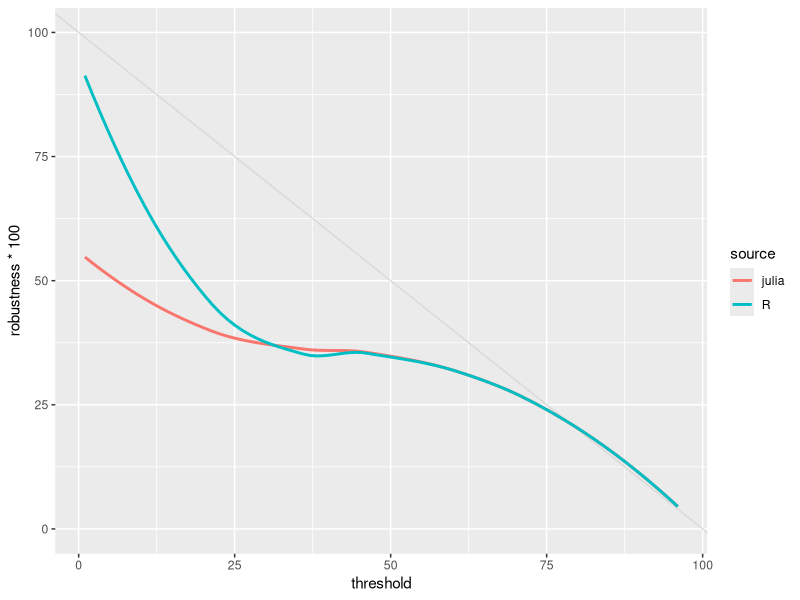

R code for this plot:
library(tidyverse)

# set seed
set.seed(66)

results_r <- read.csv("data/robustness_r.csv") %>%
  mutate(robustness = signif(robustness, 2)) %>%
  group_by(rep) %>%
  arrange(threshold) %>%
  ungroup()
results_julia <- read.csv("data/robustness_julia.csv") %>%
  mutate(robustness = signif(robustness, 2)) %>%
  group_by(rep) %>%
  arrange(threshold) %>%
  ungroup()

results_r$robustness - results_julia$robustness

anti_join(results_r, results_julia)

anti_join(results_r, results_julia) %>%
  group_by(threshold) %>%
  tally()

df_combined <- 
  rbind(results_r %>%
          mutate(source = "R"),
        results_julia %>%
          mutate(source = "julia"))


ggplot(df_combined %>%
         group_by(source, threshold, rep) %>%
         summarise(robustness = mean(robustness))) +
  geom_abline(intercept = 100,
              slope = -1,
              colour = "grey85") +
  #geom_line(aes(x = threshold,
  #              y = robustness,
  #              colour = source)) +
  geom_smooth(data = df_combined,
              aes(x = threshold,
                  y = robustness*100,
                  colour = source),
              se = FALSE) +
  ylim(0,100)


